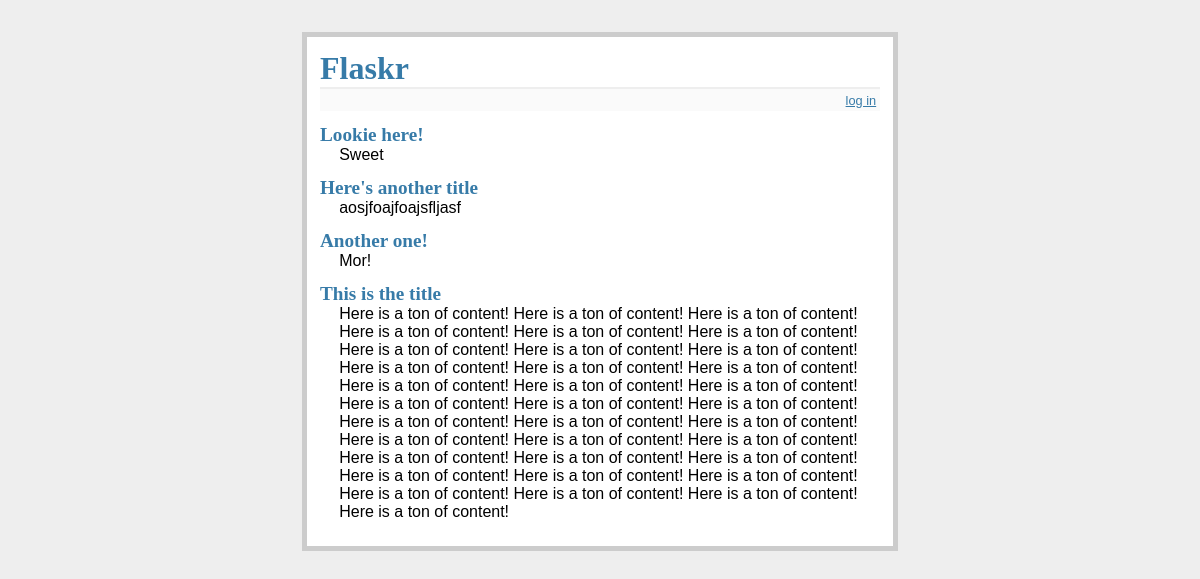
The page / on the database its author committed.
### tables this page shows
CREATE TABLE entries (
  id integer primary key autoincrement,
  title text not null,
  'text' text not null
);

### flaskr.py (the view)
@app.route('/')
def show_entries():
    db = get_db()
    cur = db.execute('select title, text from entries order by id desc')
    entries = cur.fetchall()
    return render_template('show_entries.html', entries=entries)

### flaskr.py (called while the page is built)
def connect_db():
    rv = sqlite3.connect(app.config['DATABASE'])
    rv.row_factory = sqlite3.Row
    return rv

def get_db():
    if not hasattr(g, 'sqlite_db'):
        g.sqlite_db = connect_db()
    return g.sqlite_db

### templates/show_entries.html (shortened to what this page needs)
{% extends "layout.html" %}
{% block body %}
  <ul class=entries>
  {% for entry in entries %}
    <li><h2>{{ entry.title }}</h2>{{ entry.text|safe }}
  {% else %}
    <li><em>No entries! Let's get creating!</em>
  {% endfor %}
  </ul>
{% endblock %}

### templates/layout.html (shortened to what this page needs)
<!doctype html>
<link rel=stylesheet type=text/css href="{{ url_for('static', filename='style.css') }}">
<div class=page>
  <h1>Flaskr</h1>
  <div class=metanav>
  {% if not session.logged_in %}
    <a href="{{ url_for('login') }}">log in</a>
  {% else %}
    <a href="{{ url_for('logout') }}">log out</a>
  {% endif %}
  </div>
  {% block body %}{% endblock %}
</div>

### static/style.css (style rules this page uses)
a, h1, h2 { color: #377ba8; }
h1, h2 { font-family: 'Georgia', serif; margin: 0; }
h1 { border-bottom: 2px solid #eee; }
h2 { font-size: 1.2em; }
.page { margin: 2em auto; width: 35em; border: 5px solid #ccc; padding: 0.8em; background: white; }
.entries { list-style: none; margin: 0; padding: 0; }
.entries li { margin: 0.8em 1.2em; }
.entries li h2 { margin-left: -1em; }
.metanav { text-align: right; font-size: 0.8em; padding: 0.3em; margin-bottom: 1em; background: #fafafa; }

### rows shown on the page
entries: title "Lookie here!", text "Sweet"
entries: title "Here's another title", text "aosjfoajfoajsfljasf"
entries: title "Another one!", text "Mor!"
entries: title "This is the title", text "Here is a ton of content! Here is a ton of content! Here is a ton of content! Here is a ton of content! Here is a ton of content! Here is a ton of content! Here is a ton of content! Here is a ton of content! Here is a ton of content! Here is a ton of content! Here is a ton of content! Here is a ton of content! Here is a ton of content! Here is a ton of content! Here is a ton of content! Here is a ton of content! Here is a ton of content! Here is a ton of content! Here is a ton of content! Here is a ton of content! Here is a ton of content! Here is a ton of content! Here is a ton of content! Here is a ton of content! Here is a ton of content! Here is a ton of content! Here is a ton of…"
